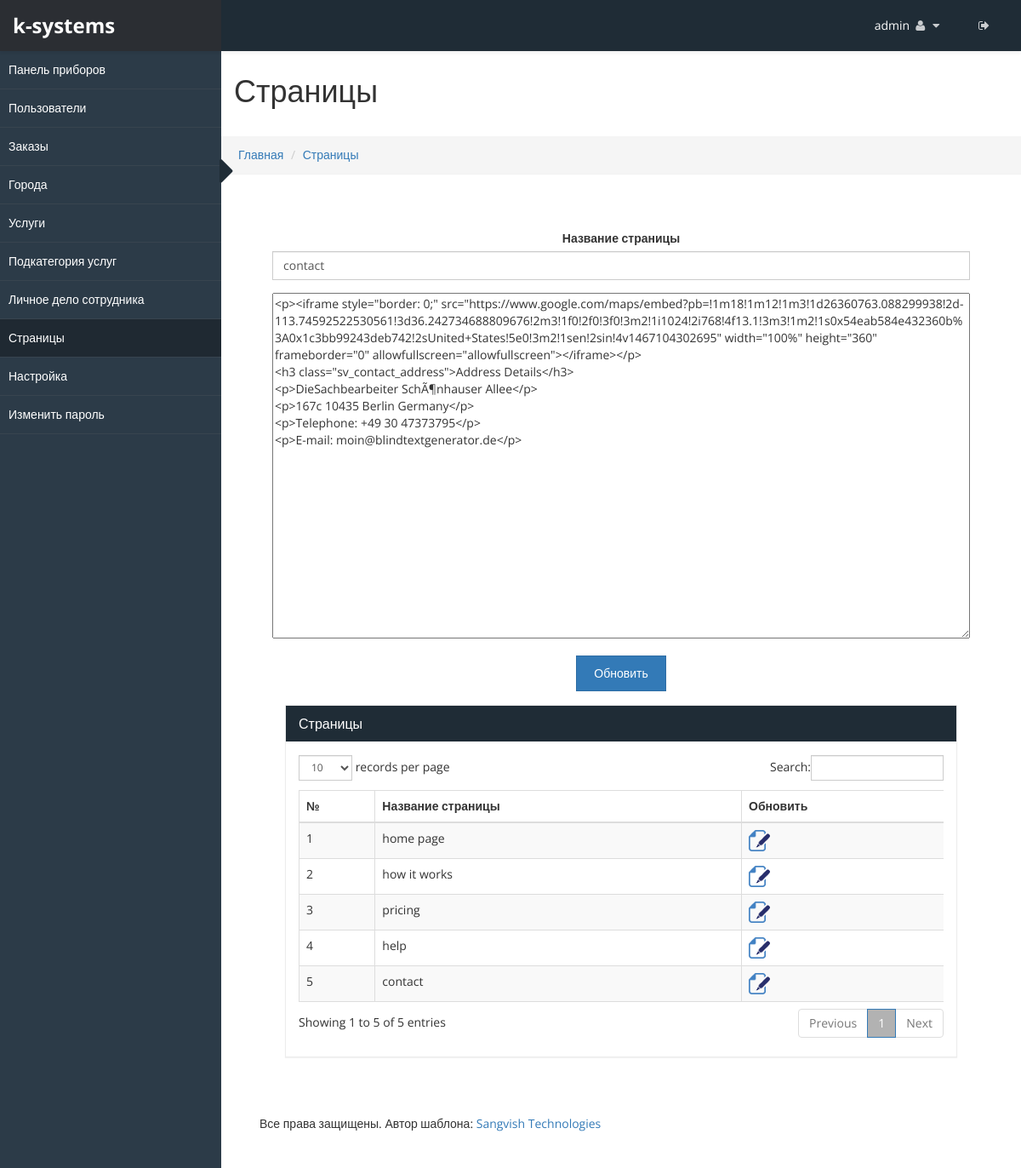
Before: /admincp/pages.php?id=5 (signed in) with the older database file.
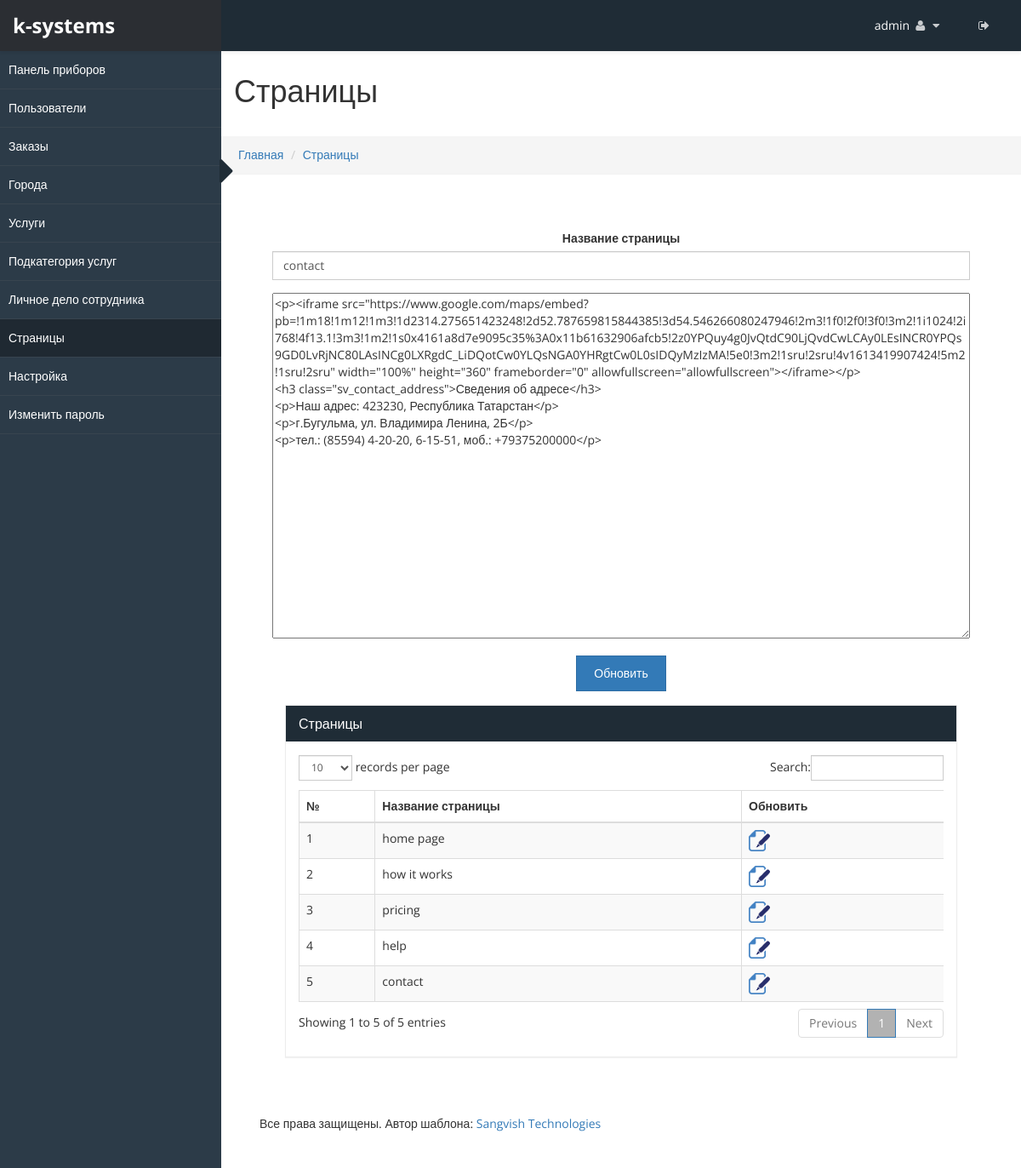
After: the same page with the newer database file.
### tables this page shows
CREATE TABLE `sv_pages` (
  `id` int(25) NOT NULL,
  `page_name` varchar(255) NOT NULL,
  `page_content` text NOT NULL
);

### admincp/pages.php (the view, shortened to what this page needs)
<!DOCTYPE html>
<html xmlns="http://www.w3.org/1999/xhtml">
<?php include("../connection.php"); ?>
<?php
if(isset($_REQUEST['id']))
	{
		$id=$_REQUEST['id'];
		$res=mysqli_query($con, "select * from sv_pages where id='$id'");
			$fet=mysqli_fetch_array($res);
			$page_name=$fet['page_name'];
			$page_content=$fet['page_content'];
	}
?>
</head>
<body>
    <div id="wrapper">
        <?php include("top_menu.php") ?>
        <?php include("side_menu.php") ?>
        <div id="page-wrapper" >
		  <div class="header">
                        <h1 class="page-header">
                            Страницы
                        </h1>
						<ol class="breadcrumb">
					  <li><a href="dashboard.php">Главная</a></li>
					  <li><a href="#">Страницы</a></li>
					</ol>
		</div>
            <div id="page-inner">
			    <div class="panel-body">
				<div class="text-center">
		<form class="" name="admin_s" id="admin_s" method="post" enctype="multipart/form-data" action="pages_addcode.php">
										<div class="col-lg-3 col-md-3 col-sm-3"></div>
				<div class="col-lg-12 col-md-12 col-sm-12">
				<div class="text-center">
					<?php if(isset($_REQUEST['id'])) { ?>
					<div class="form-group">
                    <label>Название страницы</label>
					<input type="text" class="form-control" required="required" id="pname" name="pname" value="<?php echo $page_name;?>"></div>
						<div class="form-group">
					<textarea id="page_content" rows="20" style="width:100%" name="page_content"><?php echo $page_content;?></textarea></div>
	<div class="form-group">
					<button type="submit" class="btn btn-primary" onclick="javascript:pages_funct('update')">Обновить</button></div>
					<?php } else { ?>
					<?php } ?>
				</div>
					</div>
					<div class="col-lg-3 col-md-3 col-sm-3"></div>
		</form>
					</div>
            <div id="page-inner">
            <div class="row">
                <div class="col-md-12">
                    <div class="panel panel-default">
                        <div class="panel-heading">
                             Страницы
                        </div>
                        <div class="panel-body">
                            <div class="table-responsive">
                                <table class="table table-striped table-bordered table-hover" id="dataTables-example">
                                    <thead>
                                        <tr>
                                            <th>№</th>
											<th>Название страницы</th>
											<th>Обновить</th>
                                        </tr>
                                    </thead>
									<tbody>
									<?php
										$sno=0;
										$res=mysqli_query($con, "select * from sv_pages");
										while($row=mysqli_fetch_array($res))
										{
											$sno++;
											$id=$row['id'];
											$page_name=$row['page_name'];
									?>
										<tr>
											<td><?php echo $sno; ?></td>
											<td><?php echo $page_name; ?></td>
											<td><a href="pages.php?id=<?php echo $id;?>"><img src="images/file_edit.png"  alt="update" title="update" ></a></td>
										</tr>
										<?php } ?>
									</tbody>
                                </table>
                            </div>
                        </div>
                    </div>
                </div>
            </div>
                   </div>
				   				<?php include("footer.php") ?>
    </div>
</body>
</html>

Changed rows visible on the page:
changed sv_pages "contact": page_content "<p><iframe style=\"border: 0;\" src=\"https://www.google.com/maps/embed?pb=!1m18!1m12!1m3!1d26360763.088299938!2d-113.74592522530561!3d36.242734688809676!2m3!1f0!2f0!3f0!3m2!1i1024!2i768!4f13.1!3m3!1m2!1s0x54eab584e432360b%3A0x1c3bb99243deb742!2sUnited+States!5e0!3m2!1sen!2sin!4v1467104302695\" width=\"100%\" height=\"360\" frameborder=\"0\" allowfullscreen=\"allowfullscreen\"></iframe></p> <h3 class=\"sv_contact_address\">Address Details</h3> <p>DieSachbearbeiter SchÃ¶nhauser Allee</p> <p>167c 10435 Berlin Germany</p> <p>Telephone: +49 30 47373795</p> <p>E-mail: moin@blindtextgenerator.de</p>" → "<p><iframe src=\"https://www.google.com/maps/embed?pb=!1m18!1m12!1m3!1d2314.275651423248!2d52.787659815844385!3d54.546266080247946!2m3!1f0!2f0!3f0!3m2!1i1024!2i768!4f13.1!3m3!1m2!1s0x4161a8d7e9095c35%3A0x11b61632906afcb5!2z0YPQuy4g0JvQtdC90LjQvdCwLCAy0LEsINCR0YPQs9GD0LvRjNC80LAsINCg0LXRgdC_LiDQotCw0YLQsNGA0YHRgtCw0L0sIDQyMzIzMA!5e0!3m2!1sru!2sru!4v1613419907424!5m2!1sru!2sru\" width=\"100%\" height=\"360\" frameborder=\"0\" allowfullscreen=\"allowfullscreen\"></iframe></p> <h3 class=\"sv_contact_address\">Сведения об адресе</h3> <p>Наш адрес: 423230, Республика Татарстан</p> <p>г.Бугульма, ул. Владимира Ленина, 2Б</p> <p>тел.: (85594) 4-20-20, 6-15-51, моб.: +79375200000</p>"
